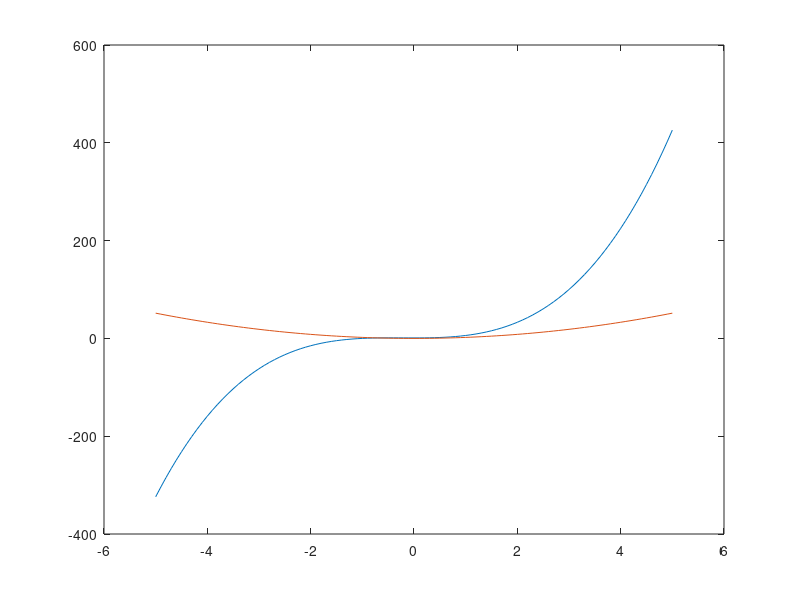

Recreate this plot in MATLAB.
% Fit a polynomial in one coefficient to some data

t=(-5:0.1:5);
x    = @(t_) 3*t_.^3 + 2*t_.^2 + 1;
D    = @(t_,a_) sum((x(t_) - a_.*t_.^2).^2);
D_d1 = @(t_,a_) sum(-2.*(t_.^2).*(x(t_) - a_.*t_.^2));
D_d2 = @(t_,a_) sum(2.*(t_.^4));
K=100;
a=zeros(K,1);
a(1)=100;
beta=0.001;
for k=(2:K)
    a(k)=a(k-1) - D_d1(t,a(k-1)) / D_d2(t,a(k-1));
end
x_   = @(t_) a(K).*t_.^2;
plot(t,x(t),t,x_(t));
